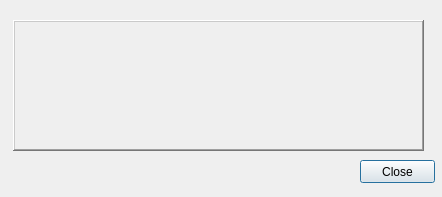
<?xml version="1.0" encoding="UTF-8"?>
<ui version="4.0">
 <class>AboutDialog</class>
 <widget class="QDialog" name="AboutDialog">
  <property name="geometry">
   <rect>
    <x>0</x>
    <y>0</y>
    <width>442</width>
    <height>197</height>
   </rect>
  </property>
  <property name="windowTitle">
   <string>ESP8266 OTA Updater About Dialog</string>
  </property>
  <widget class="QPushButton" name="pushButton">
   <property name="geometry">
    <rect>
     <x>360</x>
     <y>160</y>
     <width>75</width>
     <height>23</height>
    </rect>
   </property>
   <property name="text">
    <string>Close</string>
   </property>
  </widget>
  <widget class="QLabel" name="lblAbout">
   <property name="geometry">
    <rect>
     <x>13</x>
     <y>20</y>
     <width>411</width>
     <height>131</height>
    </rect>
   </property>
   <property name="frameShape">
    <enum>QFrame::WinPanel</enum>
   </property>
   <property name="frameShadow">
    <enum>QFrame::Raised</enum>
   </property>
   <property name="lineWidth">
    <number>2</number>
   </property>
   <property name="text">
    <string/>
   </property>
   <property name="textFormat">
    <enum>Qt::RichText</enum>
   </property>
   <property name="wordWrap">
    <bool>true</bool>
   </property>
   <property name="openExternalLinks">
    <bool>true</bool>
   </property>
  </widget>
 </widget>
 <resources/>
 <connections/>
</ui>
